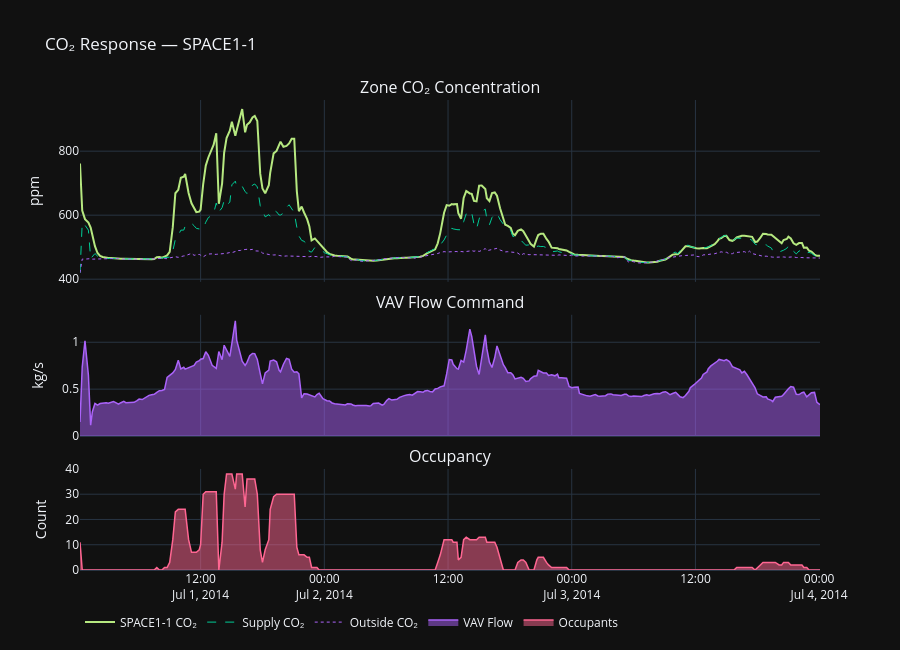

Here is the notebook cell this chart was saved with:
### Markdown cell above
## 3 · CO₂ Response vs Flow & Occupancy

### Code cell
fig = make_subplots(
    rows=3, cols=1, shared_xaxes=True,
    row_heights=[0.45, 0.30, 0.25],
    subplot_titles=['Zone CO₂ Concentration', 'VAV Flow Command', 'Occupancy'],
    vertical_spacing=0.07
)

fig.add_trace(go.Scatter(x=df['Datetime'], y=df[f'{ZONE}_CO2_ppm'],
    name=f'{ZONE} CO₂', line=dict(color='#B6E880', width=2)), row=1, col=1)
fig.add_trace(go.Scatter(x=df['Datetime'], y=df[f'Fan_Out_CO2_ppm'],
    name='Supply CO₂', line=dict(color='#00CC96', width=1, dash='dash')), row=1, col=1)
fig.add_trace(go.Scatter(x=df['Datetime'], y=df[f'Outdoor_Air_CO2_ppm'],
    name='Outside CO₂', line=dict(color='#AB63FA', width=1, dash='dot')), row=1, col=1)

fig.add_trace(go.Scatter(x=df['Datetime'], y=df[f'{ZONE}_VAV_Flow_kg_s'],
    name='VAV Flow', fill='tozeroy',
    line=dict(color='#AB63FA', width=1.5)), row=2, col=1)

fig.add_trace(go.Scatter(x=df['Datetime'], y=df[f'{ZONE}_Occupants'],
    name='Occupants', fill='tozeroy',
    line=dict(color='#FF6692', width=1.5)), row=3, col=1)

fig.update_layout(template='plotly_dark', height=650,
    title=f'CO₂ Response — {ZONE}',
    legend=dict(orientation='h', y=-0.08))
fig.update_yaxes(title_text='ppm', row=1, col=1)
fig.update_yaxes(title_text='kg/s', row=2, col=1)
fig.update_yaxes(title_text='Count', row=3, col=1)
fig.show()

### Figure 1 — Plotly figure (JSON) as saved in the notebook; plotly's stock layout.template omitted (floating-point values rounded to 4 significant figures; data arrays with more than 128 entries replaced by an {"elided": "..."} marker saying what was removed)
{"data": [{"line": {"color": "#B6E880", "width": 2}, "name": "SPACE1-1 CO₂", "type": "scatter", "x": {"elided": "288 str values"}, "xaxis": "x", "y": {"elided": "288 float values"}, "yaxis": "y"}, {"line": {"color": "#00CC96", "dash": "dash", "width": 1}, "name": "Supply CO₂", "type": "scatter", "x": {"elided": "288 str values"}, "xaxis": "x", "y": {"elided": "288 float values"}, "yaxis": "y"}, {"line": {"color": "#AB63FA", "dash": "dot", "width": 1}, "name": "Outside CO₂", "type": "scatter", "x": {"elided": "288 str values"}, "xaxis": "x", "y": {"elided": "288 float values"}, "yaxis": "y"}, {"fill": "tozeroy", "line": {"color": "#AB63FA", "width": 1.5}, "name": "VAV Flow", "type": "scatter", "x": {"elided": "288 str values"}, "xaxis": "x2", "y": {"elided": "288 float values"}, "yaxis": "y2"}, {"fill": "tozeroy", "line": {"color": "#FF6692", "width": 1.5}, "name": "Occupants", "type": "scatter", "x": {"elided": "288 str values"}, "xaxis": "x3", "y": {"elided": "288 int values"}, "yaxis": "y3"}], "layout": {"annotations": [{"font": {"size": 16}, "showarrow": false, "text": "Zone CO₂ Concentration", "x": 0.5, "xanchor": "center", "xref": "paper", "y": 1, "yanchor": "bottom", "yref": "paper"}, {"font": {"size": 16}, "showarrow": false, "text": "VAV Flow Command", "x": 0.5, "xanchor": "center", "xref": "paper", "y": 0.543, "yanchor": "bottom", "yref": "paper"}, {"font": {"size": 16}, "showarrow": false, "text": "Occupancy", "x": 0.5, "xanchor": "center", "xref": "paper", "y": 0.215, "yanchor": "bottom", "yref": "paper"}], "height": 650, "legend": {"orientation": "h", "y": -0.08}, "title": {"text": "CO₂ Response — SPACE1-1"}, "xaxis": {"anchor": "y", "domain": [0, 1], "matches": "x3", "showticklabels": false}, "xaxis2": {"anchor": "y2", "domain": [0, 1], "matches": "x3", "showticklabels": false}, "xaxis3": {"anchor": "y3", "domain": [0, 1]}, "yaxis": {"anchor": "x", "domain": [0.613, 1], "title": {"text": "ppm"}}, "yaxis2": {"anchor": "x2", "domain": [0.285, 0.543], "title": {"text": "kg/s"}}, "yaxis3": {"anchor": "x3", "domain": [0, 0.215], "title": {"text": "Count"}}}}
